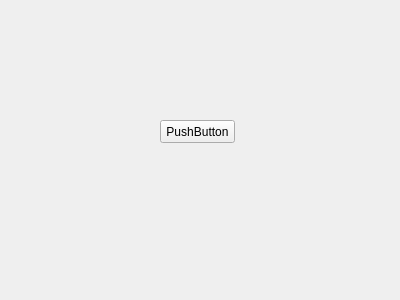
<?xml version="1.0" encoding="UTF-8"?>
<ui version="4.0">
 <class>Form</class>
 <widget class="QWidget" name="Form">
  <property name="geometry">
   <rect>
    <x>0</x>
    <y>0</y>
    <width>400</width>
    <height>300</height>
   </rect>
  </property>
  <property name="windowTitle">
   <string>Form</string>
  </property>
  <widget class="QPushButton" name="pushButton">
   <property name="geometry">
    <rect>
     <x>160</x>
     <y>120</y>
     <width>75</width>
     <height>23</height>
    </rect>
   </property>
   <property name="text">
    <string>PushButton</string>
   </property>
  </widget>
 </widget>
 <resources/>
 <connections/>
</ui>
